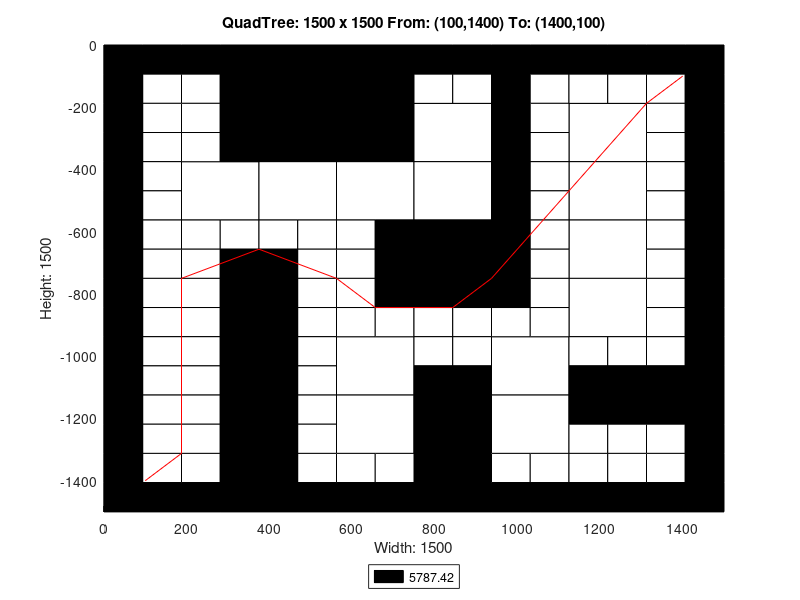

The MATLAB script that drew this image:
axis([0 1500 -1500 0]);
title('QuadTree: 1500 x 1500 From: (100,1400) To: (1400,100)');
xlabel('Width: 1500');
ylabel('Height: 1500');
rectangle('Position',[375 -375 375 375], 'FaceColor',[0 0 0]);
rectangle('Position',[187.5 -562.5 187.5 187.5], 'FaceColor',[1 1 1]);
rectangle('Position',[375 -562.5 187.5 187.5], 'FaceColor',[1 1 1]);
rectangle('Position',[562.5 -562.5 187.5 187.5], 'FaceColor',[1 1 1]);
rectangle('Position',[750 -375 187.5 187.5], 'FaceColor',[1 1 1]);
rectangle('Position',[1125 -375 187.5 187.5], 'FaceColor',[1 1 1]);
rectangle('Position',[750 -562.5 187.5 187.5], 'FaceColor',[1 1 1]);
rectangle('Position',[750 -750 187.5 187.5], 'FaceColor',[0 0 0]);
rectangle('Position',[1125 -562.5 187.5 187.5], 'FaceColor',[1 1 1]);
rectangle('Position',[1125 -750 187.5 187.5], 'FaceColor',[1 1 1]);
rectangle('Position',[562.5 -1125 187.5 187.5], 'FaceColor',[1 1 1]);
rectangle('Position',[562.5 -1312.5 187.5 187.5], 'FaceColor',[1 1 1]);
rectangle('Position',[937.5 -1125 187.5 187.5], 'FaceColor',[1 1 1]);
rectangle('Position',[1125 -937.5 187.5 187.5], 'FaceColor',[1 1 1]);
rectangle('Position',[750 -1312.5 187.5 187.5], 'FaceColor',[0 0 0]);
rectangle('Position',[937.5 -1312.5 187.5 187.5], 'FaceColor',[1 1 1]);
rectangle('Position',[750 -1500 187.5 187.5], 'FaceColor',[0 0 0]);
rectangle('Position',[0 -93.75 93.75 93.75], 'FaceColor',[0 0 0]);
rectangle('Position',[93.75 -93.75 93.75 93.75], 'FaceColor',[0 0 0]);
rectangle('Position',[0 -187.5 93.75 93.75], 'FaceColor',[0 0 0]);
rectangle('Position',[93.75 -187.5 93.75 93.75], 'FaceColor',[1 1 1]);
rectangle('Position',[187.5 -93.75 93.75 93.75], 'FaceColor',[0 0 0]);
rectangle('Position',[281.25 -93.75 93.75 93.75], 'FaceColor',[0 0 0]);
rectangle('Position',[187.5 -187.5 93.75 93.75], 'FaceColor',[1 1 1]);
rectangle('Position',[281.25 -187.5 93.75 93.75], 'FaceColor',[0 0 0]);
rectangle('Position',[0 -281.25 93.75 93.75], 'FaceColor',[0 0 0]);
rectangle('Position',[93.75 -281.25 93.75 93.75], 'FaceColor',[1 1 1]);
rectangle('Position',[0 -375 93.75 93.75], 'FaceColor',[0 0 0]);
rectangle('Position',[93.75 -375 93.75 93.75], 'FaceColor',[1 1 1]);
rectangle('Position',[187.5 -281.25 93.75 93.75], 'FaceColor',[1 1 1]);
rectangle('Position',[281.25 -281.25 93.75 93.75], 'FaceColor',[0 0 0]);
rectangle('Position',[187.5 -375 93.75 93.75], 'FaceColor',[1 1 1]);
rectangle('Position',[281.25 -375 93.75 93.75], 'FaceColor',[0 0 0]);
rectangle('Position',[0 -468.75 93.75 93.75], 'FaceColor',[0 0 0]);
rectangle('Position',[93.75 -468.75 93.75 93.75], 'FaceColor',[1 1 1]);
rectangle('Position',[0 -562.5 93.75 93.75], 'FaceColor',[0 0 0]);
rectangle('Position',[93.75 -562.5 93.75 93.75], 'FaceColor',[1 1 1]);
rectangle('Position',[0 -656.25 93.75 93.75], 'FaceColor',[0 0 0]);
rectangle('Position',[93.75 -656.25 93.75 93.75], 'FaceColor',[1 1 1]);
rectangle('Position',[0 -750 93.75 93.75], 'FaceColor',[0 0 0]);
rectangle('Position',[93.75 -750 93.75 93.75], 'FaceColor',[1 1 1]);
rectangle('Position',[187.5 -656.25 93.75 93.75], 'FaceColor',[1 1 1]);
rectangle('Position',[281.25 -656.25 93.75 93.75], 'FaceColor',[1 1 1]);
rectangle('Position',[187.5 -750 93.75 93.75], 'FaceColor',[1 1 1]);
rectangle('Position',[281.25 -750 93.75 93.75], 'FaceColor',[0 0 0]);
rectangle('Position',[375 -656.25 93.75 93.75], 'FaceColor',[1 1 1]);
rectangle('Position',[468.75 -656.25 93.75 93.75], 'FaceColor',[1 1 1]);
rectangle('Position',[375 -750 93.75 93.75], 'FaceColor',[0 0 0]);
rectangle('Position',[468.75 -750 93.75 93.75], 'FaceColor',[1 1 1]);
rectangle('Position',[562.5 -656.25 93.75 93.75], 'FaceColor',[1 1 1]);
rectangle('Position',[656.25 -656.25 93.75 93.75], 'FaceColor',[0 0 0]);
rectangle('Position',[562.5 -750 93.75 93.75], 'FaceColor',[1 1 1]);
rectangle('Position',[656.25 -750 93.75 93.75], 'FaceColor',[0 0 0]);
rectangle('Position',[750 -93.75 93.75 93.75], 'FaceColor',[0 0 0]);
rectangle('Position',[843.75 -93.75 93.75 93.75], 'FaceColor',[0 0 0]);
rectangle('Position',[750 -187.5 93.75 93.75], 'FaceColor',[1 1 1]);
rectangle('Position',[843.75 -187.5 93.75 93.75], 'FaceColor',[1 1 1]);
rectangle('Position',[937.5 -93.75 93.75 93.75], 'FaceColor',[0 0 0]);
rectangle('Position',[1031.25 -93.75 93.75 93.75], 'FaceColor',[0 0 0]);
rectangle('Position',[937.5 -187.5 93.75 93.75], 'FaceColor',[0 0 0]);
rectangle('Position',[1031.25 -187.5 93.75 93.75], 'FaceColor',[1 1 1]);
rectangle('Position',[937.5 -281.25 93.75 93.75], 'FaceColor',[0 0 0]);
rectangle('Position',[1031.25 -281.25 93.75 93.75], 'FaceColor',[1 1 1]);
rectangle('Position',[937.5 -375 93.75 93.75], 'FaceColor',[0 0 0]);
rectangle('Position',[1031.25 -375 93.75 93.75], 'FaceColor',[1 1 1]);
rectangle('Position',[1125 -93.75 93.75 93.75], 'FaceColor',[0 0 0]);
rectangle('Position',[1218.75 -93.75 93.75 93.75], 'FaceColor',[0 0 0]);
rectangle('Position',[1125 -187.5 93.75 93.75], 'FaceColor',[1 1 1]);
rectangle('Position',[1218.75 -187.5 93.75 93.75], 'FaceColor',[1 1 1]);
rectangle('Position',[1312.5 -93.75 93.75 93.75], 'FaceColor',[0 0 0]);
rectangle('Position',[1406.25 -93.75 93.75 93.75], 'FaceColor',[0 0 0]);
rectangle('Position',[1312.5 -187.5 93.75 93.75], 'FaceColor',[1 1 1]);
rectangle('Position',[1406.25 -187.5 93.75 93.75], 'FaceColor',[0 0 0]);
rectangle('Position',[1312.5 -281.25 93.75 93.75], 'FaceColor',[1 1 1]);
rectangle('Position',[1406.25 -281.25 93.75 93.75], 'FaceColor',[0 0 0]);
rectangle('Position',[1312.5 -375 93.75 93.75], 'FaceColor',[1 1 1]);
rectangle('Position',[1406.25 -375 93.75 93.75], 'FaceColor',[0 0 0]);
rectangle('Position',[937.5 -468.75 93.75 93.75], 'FaceColor',[0 0 0]);
rectangle('Position',[1031.25 -468.75 93.75 93.75], 'FaceColor',[1 1 1]);
rectangle('Position',[937.5 -562.5 93.75 93.75], 'FaceColor',[0 0 0]);
rectangle('Position',[1031.25 -562.5 93.75 93.75], 'FaceColor',[1 1 1]);
rectangle('Position',[937.5 -656.25 93.75 93.75], 'FaceColor',[0 0 0]);
rectangle('Position',[1031.25 -656.25 93.75 93.75], 'FaceColor',[1 1 1]);
rectangle('Position',[937.5 -750 93.75 93.75], 'FaceColor',[0 0 0]);
rectangle('Position',[1031.25 -750 93.75 93.75], 'FaceColor',[1 1 1]);
rectangle('Position',[1312.5 -468.75 93.75 93.75], 'FaceColor',[1 1 1]);
rectangle('Position',[1406.25 -468.75 93.75 93.75], 'FaceColor',[0 0 0]);
rectangle('Position',[1312.5 -562.5 93.75 93.75], 'FaceColor',[1 1 1]);
rectangle('Position',[1406.25 -562.5 93.75 93.75], 'FaceColor',[0 0 0]);
rectangle('Position',[1312.5 -656.25 93.75 93.75], 'FaceColor',[1 1 1]);
rectangle('Position',[1406.25 -656.25 93.75 93.75], 'FaceColor',[0 0 0]);
rectangle('Position',[1312.5 -750 93.75 93.75], 'FaceColor',[1 1 1]);
rectangle('Position',[1406.25 -750 93.75 93.75], 'FaceColor',[0 0 0]);
rectangle('Position',[0 -843.75 93.75 93.75], 'FaceColor',[0 0 0]);
rectangle('Position',[93.75 -843.75 93.75 93.75], 'FaceColor',[1 1 1]);
rectangle('Position',[0 -937.5 93.75 93.75], 'FaceColor',[0 0 0]);
rectangle('Position',[93.75 -937.5 93.75 93.75], 'FaceColor',[1 1 1]);
rectangle('Position',[187.5 -843.75 93.75 93.75], 'FaceColor',[1 1 1]);
rectangle('Position',[281.25 -843.75 93.75 93.75], 'FaceColor',[0 0 0]);
rectangle('Position',[187.5 -937.5 93.75 93.75], 'FaceColor',[1 1 1]);
rectangle('Position',[281.25 -937.5 93.75 93.75], 'FaceColor',[0 0 0]);
rectangle('Position',[0 -1031.25 93.75 93.75], 'FaceColor',[0 0 0]);
rectangle('Position',[93.75 -1031.25 93.75 93.75], 'FaceColor',[1 1 1]);
rectangle('Position',[0 -1125 93.75 93.75], 'FaceColor',[0 0 0]);
rectangle('Position',[93.75 -1125 93.75 93.75], 'FaceColor',[1 1 1]);
rectangle('Position',[187.5 -1031.25 93.75 93.75], 'FaceColor',[1 1 1]);
rectangle('Position',[281.25 -1031.25 93.75 93.75], 'FaceColor',[0 0 0]);
rectangle('Position',[187.5 -1125 93.75 93.75], 'FaceColor',[1 1 1]);
rectangle('Position',[281.25 -1125 93.75 93.75], 'FaceColor',[0 0 0]);
rectangle('Position',[375 -843.75 93.75 93.75], 'FaceColor',[0 0 0]);
rectangle('Position',[468.75 -843.75 93.75 93.75], 'FaceColor',[1 1 1]);
rectangle('Position',[375 -937.5 93.75 93.75], 'FaceColor',[0 0 0]);
rectangle('Position',[468.75 -937.5 93.75 93.75], 'FaceColor',[1 1 1]);
rectangle('Position',[562.5 -843.75 93.75 93.75], 'FaceColor',[1 1 1]);
rectangle('Position',[656.25 -843.75 93.75 93.75], 'FaceColor',[0 0 0]);
rectangle('Position',[562.5 -937.5 93.75 93.75], 'FaceColor',[1 1 1]);
rectangle('Position',[656.25 -937.5 93.75 93.75], 'FaceColor',[1 1 1]);
rectangle('Position',[375 -1031.25 93.75 93.75], 'FaceColor',[0 0 0]);
rectangle('Position',[468.75 -1031.25 93.75 93.75], 'FaceColor',[1 1 1]);
rectangle('Position',[375 -1125 93.75 93.75], 'FaceColor',[0 0 0]);
rectangle('Position',[468.75 -1125 93.75 93.75], 'FaceColor',[1 1 1]);
rectangle('Position',[0 -1218.75 93.75 93.75], 'FaceColor',[0 0 0]);
rectangle('Position',[93.75 -1218.75 93.75 93.75], 'FaceColor',[1 1 1]);
rectangle('Position',[0 -1312.5 93.75 93.75], 'FaceColor',[0 0 0]);
rectangle('Position',[93.75 -1312.5 93.75 93.75], 'FaceColor',[1 1 1]);
rectangle('Position',[187.5 -1218.75 93.75 93.75], 'FaceColor',[1 1 1]);
rectangle('Position',[281.25 -1218.75 93.75 93.75], 'FaceColor',[0 0 0]);
rectangle('Position',[187.5 -1312.5 93.75 93.75], 'FaceColor',[1 1 1]);
rectangle('Position',[281.25 -1312.5 93.75 93.75], 'FaceColor',[0 0 0]);
rectangle('Position',[0 -1406.25 93.75 93.75], 'FaceColor',[0 0 0]);
rectangle('Position',[93.75 -1406.25 93.75 93.75], 'FaceColor',[1 1 1]);
rectangle('Position',[0 -1500 93.75 93.75], 'FaceColor',[0 0 0]);
rectangle('Position',[93.75 -1500 93.75 93.75], 'FaceColor',[0 0 0]);
rectangle('Position',[187.5 -1406.25 93.75 93.75], 'FaceColor',[1 1 1]);
rectangle('Position',[281.25 -1406.25 93.75 93.75], 'FaceColor',[0 0 0]);
rectangle('Position',[187.5 -1500 93.75 93.75], 'FaceColor',[0 0 0]);
rectangle('Position',[281.25 -1500 93.75 93.75], 'FaceColor',[0 0 0]);
rectangle('Position',[375 -1218.75 93.75 93.75], 'FaceColor',[0 0 0]);
rectangle('Position',[468.75 -1218.75 93.75 93.75], 'FaceColor',[1 1 1]);
rectangle('Position',[375 -1312.5 93.75 93.75], 'FaceColor',[0 0 0]);
rectangle('Position',[468.75 -1312.5 93.75 93.75], 'FaceColor',[1 1 1]);
rectangle('Position',[375 -1406.25 93.75 93.75], 'FaceColor',[0 0 0]);
rectangle('Position',[468.75 -1406.25 93.75 93.75], 'FaceColor',[1 1 1]);
rectangle('Position',[375 -1500 93.75 93.75], 'FaceColor',[0 0 0]);
rectangle('Position',[468.75 -1500 93.75 93.75], 'FaceColor',[0 0 0]);
rectangle('Position',[562.5 -1406.25 93.75 93.75], 'FaceColor',[1 1 1]);
rectangle('Position',[656.25 -1406.25 93.75 93.75], 'FaceColor',[1 1 1]);
rectangle('Position',[562.5 -1500 93.75 93.75], 'FaceColor',[0 0 0]);
rectangle('Position',[656.25 -1500 93.75 93.75], 'FaceColor',[0 0 0]);
rectangle('Position',[750 -843.75 93.75 93.75], 'FaceColor',[0 0 0]);
rectangle('Position',[843.75 -843.75 93.75 93.75], 'FaceColor',[0 0 0]);
rectangle('Position',[750 -937.5 93.75 93.75], 'FaceColor',[1 1 1]);
rectangle('Position',[843.75 -937.5 93.75 93.75], 'FaceColor',[1 1 1]);
rectangle('Position',[937.5 -843.75 93.75 93.75], 'FaceColor',[0 0 0]);
rectangle('Position',[1031.25 -843.75 93.75 93.75], 'FaceColor',[1 1 1]);
rectangle('Position',[937.5 -937.5 93.75 93.75], 'FaceColor',[1 1 1]);
rectangle('Position',[1031.25 -937.5 93.75 93.75], 'FaceColor',[1 1 1]);
rectangle('Position',[750 -1031.25 93.75 93.75], 'FaceColor',[1 1 1]);
rectangle('Position',[843.75 -1031.25 93.75 93.75], 'FaceColor',[1 1 1]);
rectangle('Position',[750 -1125 93.75 93.75], 'FaceColor',[0 0 0]);
rectangle('Position',[843.75 -1125 93.75 93.75], 'FaceColor',[0 0 0]);
rectangle('Position',[1312.5 -843.75 93.75 93.75], 'FaceColor',[1 1 1]);
rectangle('Position',[1406.25 -843.75 93.75 93.75], 'FaceColor',[0 0 0]);
rectangle('Position',[1312.5 -937.5 93.75 93.75], 'FaceColor',[1 1 1]);
rectangle('Position',[1406.25 -937.5 93.75 93.75], 'FaceColor',[0 0 0]);
rectangle('Position',[1125 -1031.25 93.75 93.75], 'FaceColor',[1 1 1]);
rectangle('Position',[1218.75 -1031.25 93.75 93.75], 'FaceColor',[1 1 1]);
rectangle('Position',[1125 -1125 93.75 93.75], 'FaceColor',[0 0 0]);
rectangle('Position',[1218.75 -1125 93.75 93.75], 'FaceColor',[0 0 0]);
rectangle('Position',[1312.5 -1031.25 93.75 93.75], 'FaceColor',[1 1 1]);
rectangle('Position',[1406.25 -1031.25 93.75 93.75], 'FaceColor',[0 0 0]);
rectangle('Position',[1312.5 -1125 93.75 93.75], 'FaceColor',[0 0 0]);
rectangle('Position',[1406.25 -1125 93.75 93.75], 'FaceColor',[0 0 0]);
rectangle('Position',[937.5 -1406.25 93.75 93.75], 'FaceColor',[1 1 1]);
rectangle('Position',[1031.25 -1406.25 93.75 93.75], 'FaceColor',[1 1 1]);
rectangle('Position',[937.5 -1500 93.75 93.75], 'FaceColor',[0 0 0]);
rectangle('Position',[1031.25 -1500 93.75 93.75], 'FaceColor',[0 0 0]);
rectangle('Position',[1125 -1218.75 93.75 93.75], 'FaceColor',[0 0 0]);
rectangle('Position',[1218.75 -1218.75 93.75 93.75], 'FaceColor',[0 0 0]);
rectangle('Position',[1125 -1312.5 93.75 93.75], 'FaceColor',[1 1 1]);
rectangle('Position',[1218.75 -1312.5 93.75 93.75], 'FaceColor',[1 1 1]);
rectangle('Position',[1312.5 -1218.75 93.75 93.75], 'FaceColor',[0 0 0]);
rectangle('Position',[1406.25 -1218.75 93.75 93.75], 'FaceColor',[0 0 0]);
rectangle('Position',[1312.5 -1312.5 93.75 93.75], 'FaceColor',[1 1 1]);
rectangle('Position',[1406.25 -1312.5 93.75 93.75], 'FaceColor',[0 0 0]);
rectangle('Position',[1125 -1406.25 93.75 93.75], 'FaceColor',[1 1 1]);
rectangle('Position',[1218.75 -1406.25 93.75 93.75], 'FaceColor',[1 1 1]);
rectangle('Position',[1125 -1500 93.75 93.75], 'FaceColor',[0 0 0]);
rectangle('Position',[1218.75 -1500 93.75 93.75], 'FaceColor',[0 0 0]);
rectangle('Position',[1312.5 -1406.25 93.75 93.75], 'FaceColor',[1 1 1]);
rectangle('Position',[1406.25 -1406.25 93.75 93.75], 'FaceColor',[0 0 0]);
rectangle('Position',[1312.5 -1500 93.75 93.75], 'FaceColor',[0 0 0]);
rectangle('Position',[1406.25 -1500 93.75 93.75], 'FaceColor',[0 0 0]);
X=[1400,1400,1312.5,1125,1125,937.5,937.5,843.75,750,656.25,656.25,562.5,375,375,375,187.5,187.5,187.5,187.5,187.5,187.5,187.5,187.5,100];
Y=[-100,-100,-187.5,-468.75,-468.75,-750,-750,-843.75,-843.75,-843.75,-843.75,-750,-656.25,-656.25,-656.25,-750,-750,-937.5,-937.5,-1125,-1218.75,-1218.75,-1312.5,-1400];
hold on;
plot(X,Y,'r');
legend('5787.42','Location','southoutside');
